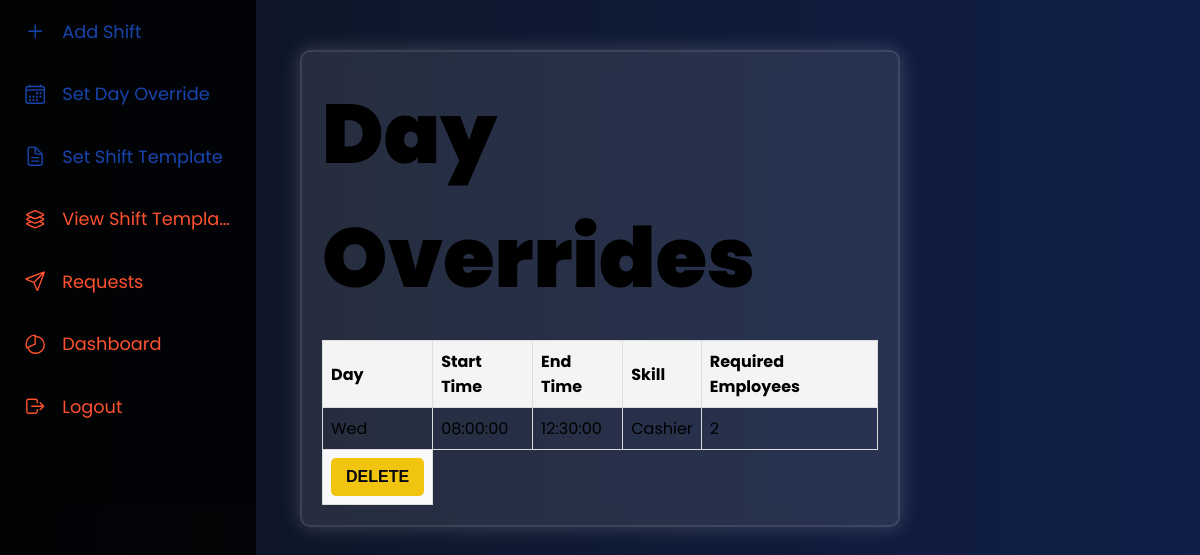
The app's page /view_day_overrides (signed in), older data.
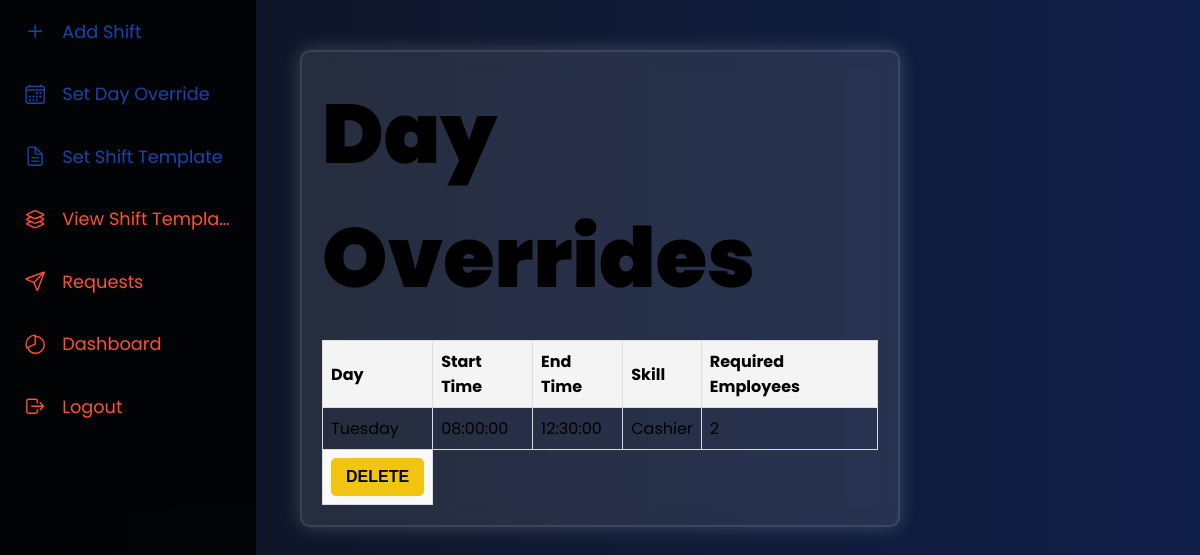
The same page, newer data.
### app.py (models this page shows)
class DaySpecificOverride(db.Model):
    __tablename__ = 'day_specific_override'
    id = db.Column(db.Integer, primary_key=True)
    day = db.Column(db.String(50), nullable=False)
    start_time = db.Column(db.Time, nullable=False)
    end_time = db.Column(db.Time, nullable=False)
    skill = db.Column(db.String(100), nullable=False)
    required_employees = db.Column(db.Integer, nullable=False)

### app.py (the view)
@app.route('/view_day_overrides')
def view_day_overrides():
    if current_user.role != 'manager':
        flash("Access Denied: Only managers can set day overrides.")
        return redirect(url_for('home'))
    day_overrides = DaySpecificOverride.query.all()
    return render_template('view_day_overrides.html', day_overrides=day_overrides)

### app.py (called while the page is built)
@login_manager.user_loader
def load_user(user_id):
	return Users.query.get(int(user_id))

### templates/view_day_overrides.html (shortened to what this page needs)
<!DOCTYPE html>
<html lang="en">
<head>
    <link rel="stylesheet" href="{{ url_for('static', filename='css/common.css') }}">
</head>
<body>
    {% include 'navbar.html' %}
    <div class="container">
        <h1>Day Overrides</h1>
        {% if day_overrides %}
            <table>
                <thead>
                    <tr>
                        <th>Day</th>
                        <th>Start Time</th>
                        <th>End Time</th>
                        <th>Skill</th>
                        <th>Required Employees</th>
                    </tr>
                </thead>
                <tbody>
                    {% for override in day_overrides %}
                        <tr>
                            <td>{{ override.day }}</td>
                            <td>{{ override.start_time }}</td>
                            <td>{{ override.end_time }}</td>
                            <td>{{ override.skill }}</td>
                            <td>{{ override.required_employees }}</td>
                        </tr>
                        <td>
                            <form action="{{ url_for('delete_day_override', override_id=override.id) }}" method="POST" style="display:inline;">
                                <button type="submit" class="btn btn-danger btn-sm">Delete</button>
                            </form>
                        </td>
                    {% endfor %}
                </tbody>
            </table>
        {% else %}
            <p>No day overrides found. Please add an override first.</p>
        {% endif %}
    </div>
</body>
</html>

Row changes from the older to the newer data that the page shows:
changed DaySpecificOverride "Cashier": day "Wed" → "Tuesday"
